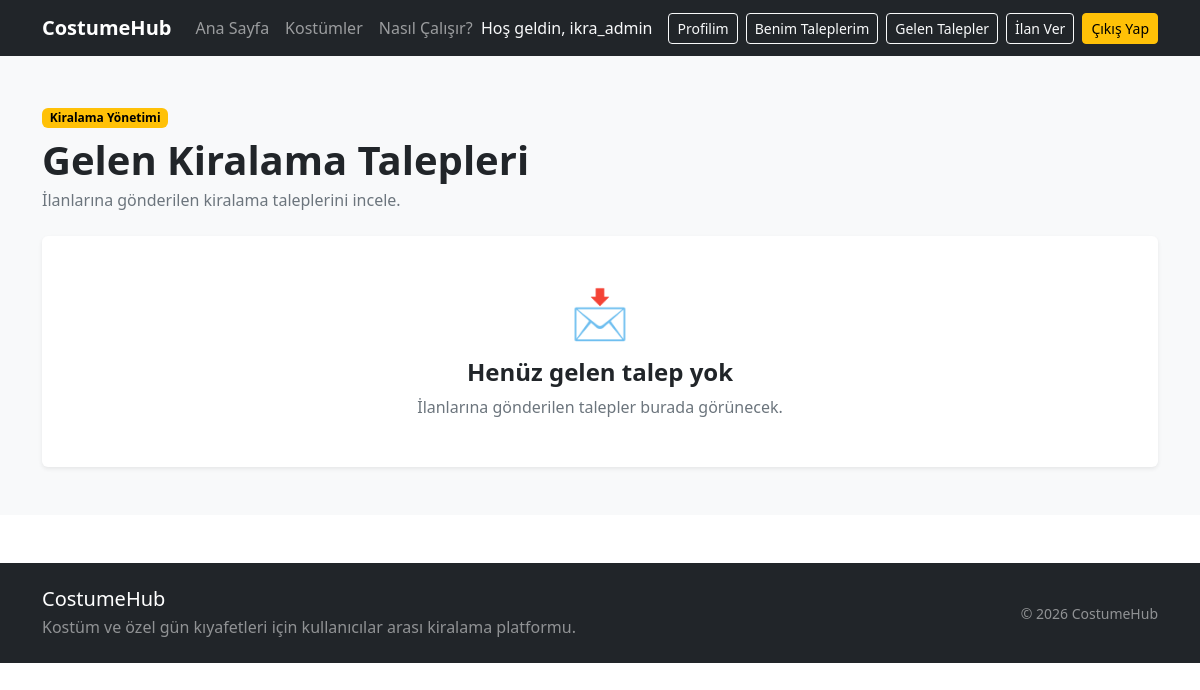
/kiralamalar/gelen-talepler/ (signed in), run on an earlier commit of the app's database.
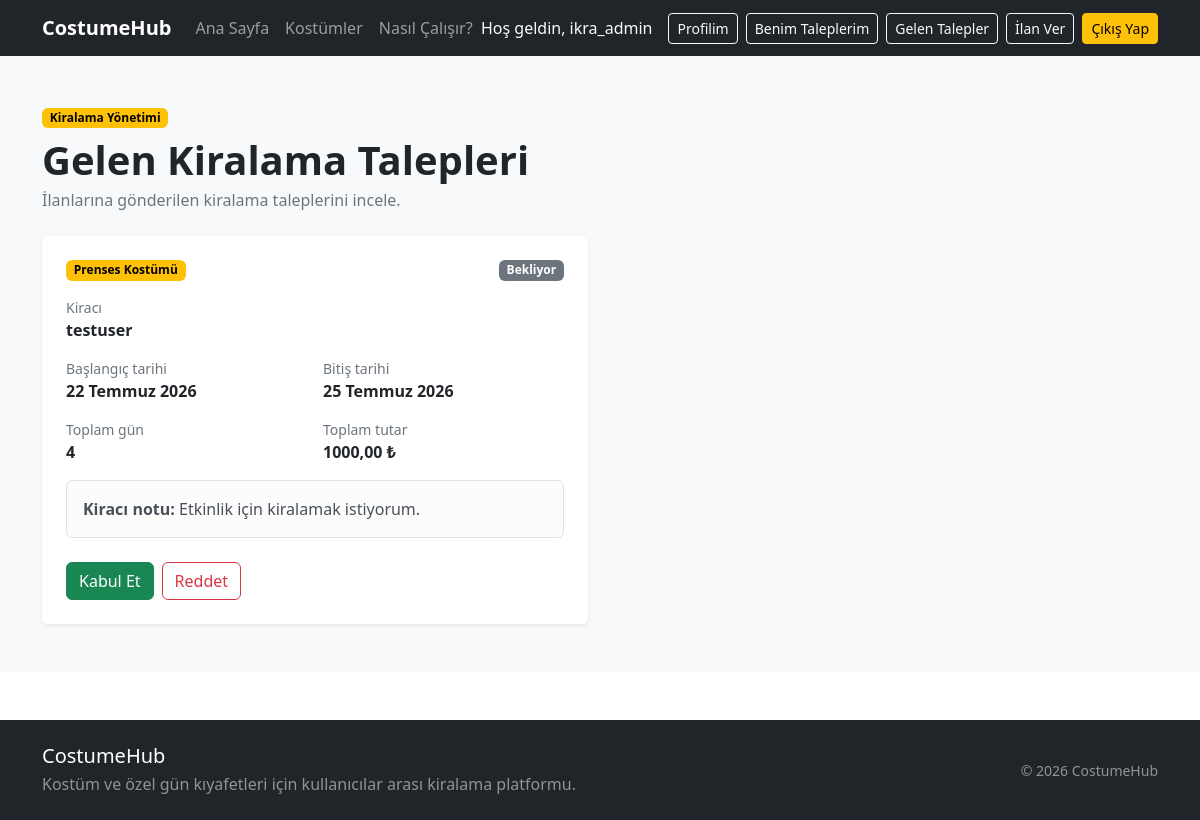
And on a later commit of the database.
### rentals/models.py (models this page shows, shortened)
class KiralamaTalebi(models.Model):
    DURUM_SECENEKLERI = [
        ("BEKLIYOR", "Bekliyor"),
        ("KABUL_EDILDI", "Kabul Edildi"),
        ("REDDEDILDI", "Reddedildi"),
        ("IPTAL_EDILDI", "İptal Edildi"),
        ("TAMAMLANDI", "Tamamlandı"),
    ]
    ilan = models.ForeignKey(
        "products.Ilan",
        on_delete=models.CASCADE,
        related_name="kiralama_talepleri",
        verbose_name="İlan",
    )
    kiraci = models.ForeignKey(
        settings.AUTH_USER_MODEL,
        on_delete=models.CASCADE,
        related_name="kiralama_talepleri",
        verbose_name="Kiracı",
    )
    baslangic_tarihi = models.DateField(
        verbose_name="Başlangıç tarihi",
    )
    bitis_tarihi = models.DateField(
        verbose_name="Bitiş tarihi",
    )
    toplam_gun = models.PositiveIntegerField(
        verbose_name="Toplam gün",
    )
    toplam_tutar = models.DecimalField(
        max_digits=10,
        decimal_places=2,
        verbose_name="Toplam tutar",
    )
    durum = models.CharField(
        max_length=20,
        choices=DURUM_SECENEKLERI,
        default="BEKLIYOR",
        verbose_name="Talep durumu",
    )
    not_metni = models.TextField(
        blank=True,
        verbose_name="Kiracı notu",
    )
    olusturulma_tarihi = models.DateTimeField(
        auto_now_add=True,
        verbose_name="Oluşturulma tarihi",
    )
    guncellenme_tarihi = models.DateTimeField(
        auto_now=True,
        verbose_name="Güncellenme tarihi",
    )
    class Meta:
        verbose_name = "Kiralama talebi"
        verbose_name_plural = "Kiralama talepleri"
        ordering = ["-olusturulma_tarihi"]

### products/models.py (models this page shows, shortened)
class Ilan(models.Model):
    BEDEN_SECENEKLERI = [
        ("XS", "XS"),
        ("S", "S"),
        ("M", "M"),
        ("L", "L"),
        ("XL", "XL"),
        ("XXL", "XXL"),
        ("STANDART", "Standart"),
    ]
    DURUM_SECENEKLERI = [
        ("TASLAK", "Taslak"),
        ("YAYINDA", "Yayında"),
        ("PASIF", "Pasif"),
    ]
    ilan_sahibi = models.ForeignKey(
        settings.AUTH_USER_MODEL,
        on_delete=models.CASCADE,
        related_name="ilanlar",
        verbose_name="İlan sahibi",
    )
    kategori = models.ForeignKey(
        Kategori,
        on_delete=models.PROTECT,
        related_name="ilanlar",
        verbose_name="Kategori",
    )
    baslik = models.CharField(
        max_length=150,
        verbose_name="İlan başlığı",
    )
    aciklama = models.TextField(
        max_length=2000,
        verbose_name="Açıklama",
    )
    fotograf = models.ImageField(
    upload_to="ilanlar/",
    blank=True,
    null=True,
    verbose_name="İlan fotoğrafı",
)
    beden = models.CharField(
        max_length=20,
        choices=BEDEN_SECENEKLERI,
        verbose_name="Beden",
    )
    renk = models.CharField(
        max_length=50,
        verbose_name="Renk",
    )
    gunluk_fiyat = models.DecimalField(
        max_digits=10,
        decimal_places=2,
        verbose_name="Günlük kiralama ücreti",
    )
    depozito = models.DecimalField(
        max_digits=10,
        decimal_places=2,
        default=0,
        verbose_name="Depozito",
    )
    sehir = models.CharField(
        max_length=50,
        verbose_name="Şehir",
    )
    durum = models.CharField(
        max_length=20,
        choices=DURUM_SECENEKLERI,
        default="YAYINDA",
        verbose_name="İlan durumu",
    )
    mevcut_mu = models.BooleanField(
        default=True,
        verbose_name="Kiralamaya uygun mu?",
    )
    olusturulma_tarihi = models.DateTimeField(
        auto_now_add=True,
    )
    guncellenme_tarihi = models.DateTimeField(
        auto_now=True,
    )
    class Meta:
        verbose_name = "İlan"
        verbose_name_plural = "İlanlar"
        ordering = ["-olusturulma_tarihi"]

### rentals/views.py (the view)
@login_required
def gelen_kiralama_talepleri(request):
    talepler = (
        KiralamaTalebi.objects.filter(
            ilan__ilan_sahibi=request.user,
        )
        .select_related(
            "ilan",
            "kiraci",
        )
        .order_by("-olusturulma_tarihi")
    )
    return render(
        request,
        "rentals/gelen_kiralama_talepleri.html",
        {
            "talepler": talepler,
        },
    )

### templates/rentals/gelen_kiralama_talepleri.html (shortened to what the changed rows need)
{% extends "base.html" %}
{% block content %}
<section class="py-5 bg-light">
    <div class="container">
        <div class="mb-4">
            <h1 class="fw-bold mb-1">
                Gelen Kiralama Talepleri
            </h1>
        </div>
        {% if talepler %}
            <div class="row g-4">
                {% for talep in talepler %}
                    <div class="col-lg-6">
                        <div class="card h-100 border-0 shadow-sm">
                            <div class="card-body p-4">
                                <div class="d-flex justify-content-between align-items-start mb-3">
                                    <span class="badge text-bg-warning">
                                        {{ talep.ilan.baslik }}
                                    </span>
                                    {% if talep.durum == "BEKLIYOR" %}
                                        <span class="badge text-bg-secondary">
                                            Bekliyor
                                        </span>
                                    {% elif talep.durum == "KABUL_EDILDI" %}
                                        <span class="badge text-bg-success">
                                            Kabul Edildi
                                        </span>
                                    {% elif talep.durum == "REDDEDILDI" %}
                                        <span class="badge text-bg-danger">
                                            Reddedildi
                                        </span>
                                    {% else %}
                                        <span class="badge text-bg-light">
                                            {{ talep.get_durum_display }}
                                        </span>
                                    {% endif %}
                                </div>
                                <div class="mb-3">
                                    <div class="small text-secondary">
                                        Kiracı
                                    </div>
                                    <div class="fw-semibold">
                                        {{ talep.kiraci.username }}
                                    </div>
                                </div>
                                <div class="row g-3 mb-3">
                                    <div class="col-sm-6">
                                        <div class="small text-secondary">
                                            Başlangıç tarihi
                                        </div>
                                        <div class="fw-semibold">
                                            {{ talep.baslangic_tarihi }}
                                        </div>
                                    </div>
                                    <div class="col-sm-6">
                                        <div class="small text-secondary">
                                            Bitiş tarihi
                                        </div>
                                        <div class="fw-semibold">
                                            {{ talep.bitis_tarihi }}
                                        </div>
                                    </div>
                                    <div class="col-sm-6">
                                        <div class="small text-secondary">
                                            Toplam gün
                                        </div>
                                        <div class="fw-semibold">
                                            {{ talep.toplam_gun }}
                                        </div>
                                    </div>
                                    <div class="col-sm-6">
                                        <div class="small text-secondary">
                                            Toplam tutar
                                        </div>
                                        <div class="fw-bold">
                                            {{ talep.toplam_tutar }} ₺
                                        </div>
                                    </div>
                                </div>
                                {% if talep.not_metni %}
                                    <div class="alert alert-light border">
                                        <strong>Kiracı notu:</strong>
                                        {{ talep.not_metni }}
                                    </div>
                                {% endif %}
                                {% if talep.durum == "BEKLIYOR" %}
                                    <div class="d-flex gap-2 mt-4">
                                        <form
                                            method="POST"
                                            action="{% url 'rentals:kiralama_talebi_kabul_et' talep.id %}"
                                        >
                                            <button
                                                type="submit"
                                                class="btn btn-success"
                                            >
                                                Kabul Et
                                            </button>
                                        </form>
                                        <form
                                            method="POST"
                                            action="{% url 'rentals:kiralama_talebi_reddet' talep.id %}"
                                        >
                                            <button
                                                type="submit"
                                                class="btn btn-outline-danger"
                                            >
                                                Reddet
                                            </button>
                                        </form>
                                    </div>
                                {% endif %}
                            </div>
                        </div>
                    </div>
                {% endfor %}
            </div>
        {% else %}
            <div class="card border-0 shadow-sm">
                <div class="card-body text-center py-5">
                    <div class="display-5 mb-3">
                        📩
                    </div>
                    <h2 class="h4 fw-bold">
                        Henüz gelen talep yok
                    </h2>
                    <p class="text-secondary mb-0">
                        İlanlarına gönderilen talepler burada görünecek.
                    </p>
                </div>
            </div>
        {% endif %}
    </div>
</section>
{% endblock %}

What changed in the data, as far as the page shows it:
added KiralamaTalebi: ilan.baslik "Prenses Kostümü", durum "Bekliyor", kiraci.username "testuser", baslangic_tarihi "22 Temmuz 2026", bitis_tarihi "25 Temmuz 2026", toplam_gun "4", toplam_tutar "1000,00", not_metni "Etkinlik için kiralamak istiyorum."
Also different on the page:
text no longer shown: "📩 Henüz gelen talep yok İlanlarına gönderilen talepler burada görünecek."
